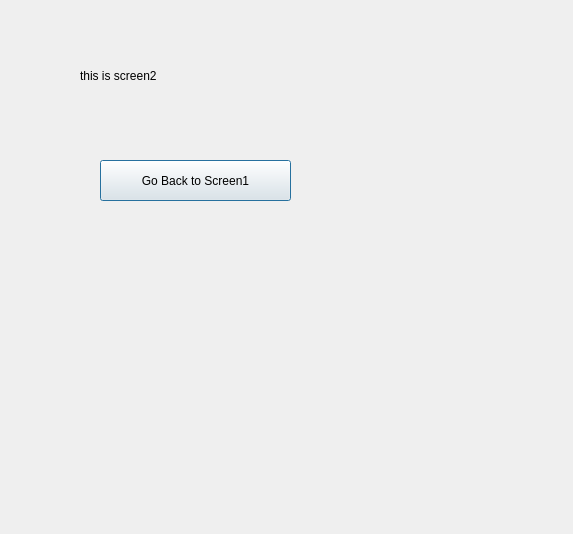
<?xml version="1.0" encoding="UTF-8"?>
<ui version="4.0">
 <class>Dialog</class>
 <widget class="QDialog" name="Dialog">
  <property name="geometry">
   <rect>
    <x>0</x>
    <y>0</y>
    <width>573</width>
    <height>534</height>
   </rect>
  </property>
  <property name="windowTitle">
   <string>Dialog</string>
  </property>
  <widget class="QPushButton" name="pushButton">
   <property name="geometry">
    <rect>
     <x>100</x>
     <y>160</y>
     <width>191</width>
     <height>41</height>
    </rect>
   </property>
   <property name="text">
    <string>Go Back to Screen1</string>
   </property>
  </widget>
  <widget class="QLabel" name="label">
   <property name="geometry">
    <rect>
     <x>80</x>
     <y>60</y>
     <width>241</width>
     <height>31</height>
    </rect>
   </property>
   <property name="text">
    <string>this is screen2</string>
   </property>
  </widget>
 </widget>
 <resources/>
 <connections/>
</ui>
